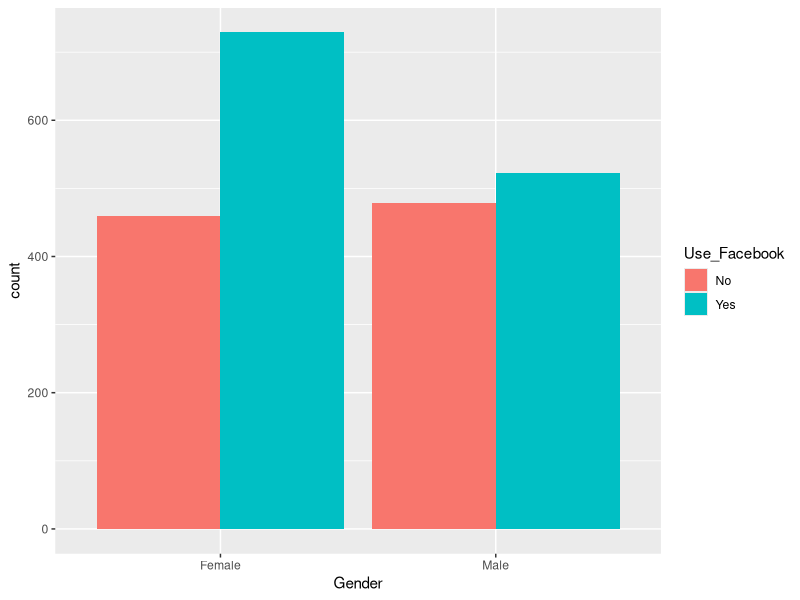

The R script that drew this image:
## ---- chunk 1
knitr::opts_chunk$set(echo = TRUE)
options(scipen = 999)
library (dplyr)
library (readr)
library (ggplot2)

my_df <- read_csv ('BES-2017-f2f-gender-fb-tw.csv')

## ---- chunk 2

chisq.test(
  x = my_df$Gender,
  y = my_df$Use_Facebook
)

## ---- chunk 3

my_df %>%
  ggplot (aes(x=Gender, fill = Use_Facebook)) + geom_bar (position = 'dodge')


## ---- chunk 4
